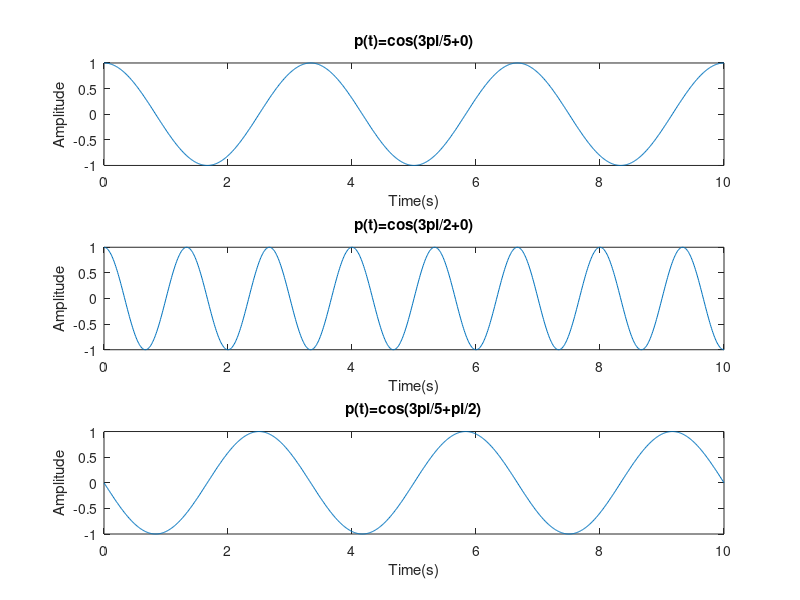
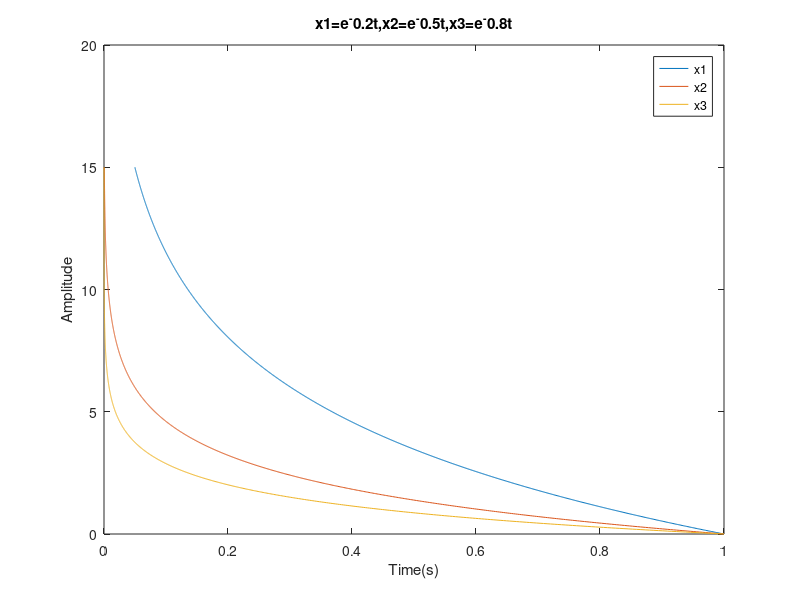
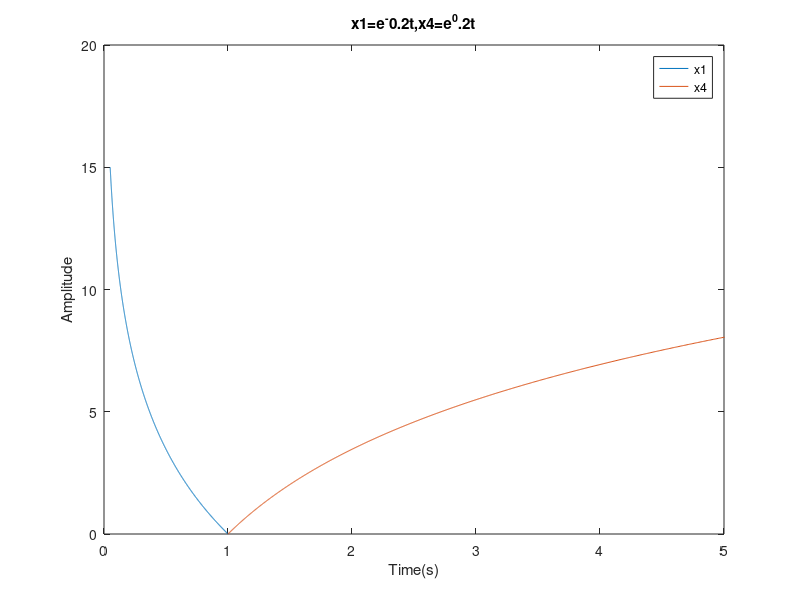

The MATLAB script that drew these images, in order: (Note: this script raises an error after producing the figures.)
%1.1
figure(1)                       %designates plot as figure 1
t=0:0.01:10;                    %sets t as 1001 long vector
subplot(311)                    %sets plot as 1x3 grid of subplots
p1=cos(3*pi/5*t);               %calculates sinusoidal wave with w=3pi/5
plot(t,p1)                      %plots waveform vs t and lables it
xlabel('Time(s)')
ylabel('Amplitude')
title('p(t)=cos(3pi/5+0)')
subplot(312)                    %shifts down 1 subplot
p2=cos(3*pi/2*t);               %calculates sinusoidal wave with w=3pi/2
plot(t,p2);                     %plots new waveform and lables it
xlabel('Time(s)')
ylabel('Amplitude')
title('p(t)=cos(3pi/2+0)')
subplot(313)                    %shifts down 1 subplot
p3=cos(3*pi/5*t+pi/2);          %calculates sinusoidal wave with w=3pi/5 and phase=pi/2
plot(t,p3)                      %plots new waveform and lables it
xlabel('Time(s)')
ylabel('Amplitude')
title('p(t)=cos(3pi/5+pi/2)')
%%
%1.2b
figure(2)                                   %designates plot as figure 2
t=0:0.01:15;                                %sets t as 1501 long vector
x1=exp(-0.2.*t);                            %calculates x1 as an exponential with power of -0.2
x2=exp(-0.5.*t);                            %calculates x2 as an exponential with power of -0.5
x3=exp(-0.8.*t);                            %calculates x3 as an exponential with power of -0.8
plot(x1,t,x2,t,x3,t)                        %plots x1, x2, and x3 on the same graph with lables and a legend
xlabel('Time(s)')
ylabel('Amplitude')
title('x1=e^-0.2t,x2=e^-0.5t,x3=e^-0.8t')
legend('x1','x2','x3')
%%
%1.2c
figure(3)                                   %designates plot as figure 3
t=0:0.01:15;                                %sets t as 1501 long vector
x1=exp(-0.2.*t);                            %calculates x1 as an exponential with power of -0.2
x4=exp(0.2.*t);                             %calculates x4 as an exponential with power of 0.2
plot(x1,t,x4,t)                             %plots x1 and x4 on the same graph with lables and a legend
xlabel('Time(s)')
ylabel('Amplitude')
xlim([0 5])
title('x1=e^-0.2t,x4=e^0.2t')
legend('x1','x4')
%%
%2b
figure(4)                                           %designates plot as figure 4
load('parameterSetOne.mat')                         %loads variables from .mat file
tmax=8*pi/w0;                                       %calculates tmax as 4 periods of the signal
t=0:Tsample:tmax;                                   %generates time vector
r1 = 0;                                             %initializes r1
for n=0:length(Cn)-1                                %calculates signal r1 via for loop
    r1=(Cn(n+1)*cos((n+1)*w0*t+thetan(n+1)))+r1;
end
plot(t,r1)                                          %plots r1 vs twith lables
xlim([0,tmax])
xlabel('Time(s)')
ylabel('Amplitude')
title('r1')
%%
%2c
figure(5)                                           %designates plot as figure 5
load('parameterSetTwo.mat')                         %loads variables from .mat file
tmax=8*pi/w0;                                       %calculates tmax as 4 periods of the signal
t=0:Tsample:tmax;                                   %generates time vector
r2 = 0;                                             %initializes r2
for n=0:length(Cn)-1                                %calculates signal r2 via for loop
    r2=(Cn(n+1)*cos((n+1)*w0*t+thetan(n+1)))+r2;
end
plot(t,r2)                                          %plots r2 vs t with lables
xlim([0,tmax])
xlabel('Time(s)')
ylabel('Amplitude')
title('r2')
%%
%2d
figure(6)                                           %designates plot as figure 6
load('parameterSetThree.mat')                       %loads variables from .mat file
tmax=4*pi/w0;                                       %calculates tmax as 2 periods of the signal
t=0:Tsample:tmax;                                   %generates time vector
r3 = 0;                                             %initializes r3
for n=0:length(Cn)-1                                %calculates signal r3 via for loop
    r3=(Cn(n+1)*cos((n+1)*w0*t+thetan(n+1)))+r3;
end
plot(t,r3)                                          %plots r3 vs t with lables
xlim([0,tmax])
xlabel('Time(s)')
ylabel('Amplitude')
title('r3')
soundsc(r3)                                         %plays signal r3 as a sound